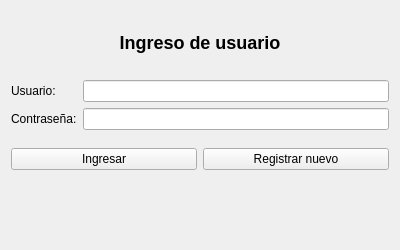
<?xml version="1.0" encoding="UTF-8"?>
<ui version="4.0">
 <class>LoginWidget</class>
 <widget class="QWidget" name="LoginWidget">
  <property name="geometry">
   <rect>
    <x>0</x>
    <y>0</y>
    <width>400</width>
    <height>250</height>
   </rect>
  </property>
  <layout class="QVBoxLayout" name="verticalLayout">
   <item>
    <widget class="QLabel" name="titleLabel">
     <property name="text">
      <string>Ingreso de usuario</string>
     </property>
     <property name="alignment">
      <set>Qt::AlignCenter</set>
     </property>
     <property name="styleSheet">
      <string>font-size: 18px; font-weight: bold;</string>
     </property>
    </widget>
   </item>
   <item>
    <layout class="QFormLayout" name="formLayout">
     <item row="0" column="0">
      <widget class="QLabel" name="usernameLabel">
       <property name="text">
        <string>Usuario:</string>
       </property>
      </widget>
     </item>
     <item row="0" column="1">
      <widget class="QLineEdit" name="usernameEdit"/>
     </item>
     <item row="1" column="0">
      <widget class="QLabel" name="passwordLabel">
       <property name="text">
        <string>Contraseña:</string>
       </property>
      </widget>
     </item>
     <item row="1" column="1">
      <widget class="QLineEdit" name="passwordEdit"/>
     </item>
    </layout>
   </item>
   <item>
    <layout class="QHBoxLayout" name="buttonLayout">
     <item>
      <widget class="QPushButton" name="loginButton">
       <property name="text">
        <string>Ingresar</string>
       </property>
      </widget>
     </item>
     <item>
      <widget class="QPushButton" name="registerButton">
       <property name="text">
        <string>Registrar nuevo</string>
       </property>
      </widget>
     </item>
    </layout>
   </item>
   <item>
    <widget class="QLabel" name="statusLabel">
     <property name="text">
      <string></string>
     </property>
     <property name="wordWrap">
      <bool>true</bool>
     </property>
     <property name="styleSheet">
      <string>color: red;</string>
     </property>
    </widget>
   </item>
  </layout>
 </widget>
 <resources/>
 <connections/>
</ui>
